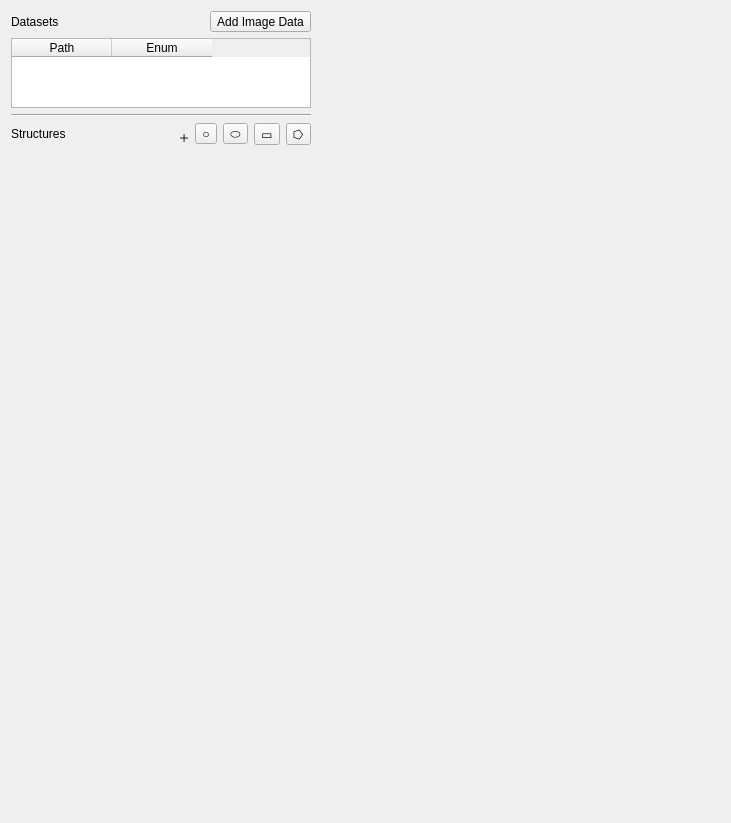
<?xml version="1.0" encoding="UTF-8"?>
<ui version="4.0">
 <class>Form</class>
 <widget class="QWidget" name="Form">
  <property name="geometry">
   <rect>
    <x>0</x>
    <y>0</y>
    <width>731</width>
    <height>823</height>
   </rect>
  </property>
  <property name="windowTitle">
   <string>Form</string>
  </property>
  <layout class="QHBoxLayout" name="horizontalLayout">
   <item>
    <widget class="QWidget" name="widget" native="true">
     <property name="sizePolicy">
      <sizepolicy hsizetype="Fixed" vsizetype="Preferred">
       <horstretch>0</horstretch>
       <verstretch>0</verstretch>
      </sizepolicy>
     </property>
     <property name="minimumSize">
      <size>
       <width>300</width>
       <height>0</height>
      </size>
     </property>
     <property name="maximumSize">
      <size>
       <width>300</width>
       <height>16777215</height>
      </size>
     </property>
     <layout class="QVBoxLayout" name="verticalLayout_4">
      <property name="leftMargin">
       <number>0</number>
      </property>
      <property name="topMargin">
       <number>0</number>
      </property>
      <property name="rightMargin">
       <number>0</number>
      </property>
      <property name="bottomMargin">
       <number>0</number>
      </property>
      <item>
       <layout class="QVBoxLayout" name="verticalLayout">
        <item>
         <layout class="QHBoxLayout" name="horizontalLayout_4">
          <item>
           <widget class="QLabel" name="label">
            <property name="text">
             <string>Datasets</string>
            </property>
           </widget>
          </item>
          <item>
           <spacer name="horizontalSpacer_2">
            <property name="orientation">
             <enum>Qt::Horizontal</enum>
            </property>
            <property name="sizeHint" stdset="0">
             <size>
              <width>0</width>
              <height>20</height>
             </size>
            </property>
           </spacer>
          </item>
          <item>
           <widget class="QToolButton" name="toolButton_add_data">
            <property name="text">
             <string>Add Image Data</string>
            </property>
           </widget>
          </item>
         </layout>
        </item>
        <item>
         <widget class="QTableWidget" name="tableWidget_paths">
          <property name="sizePolicy">
           <sizepolicy hsizetype="Preferred" vsizetype="Preferred">
            <horstretch>0</horstretch>
            <verstretch>0</verstretch>
           </sizepolicy>
          </property>
          <property name="minimumSize">
           <size>
            <width>0</width>
            <height>50</height>
           </size>
          </property>
          <property name="maximumSize">
           <size>
            <width>16777215</width>
            <height>250</height>
           </size>
          </property>
          <property name="horizontalScrollBarPolicy">
           <enum>Qt::ScrollBarAlwaysOff</enum>
          </property>
          <property name="sizeAdjustPolicy">
           <enum>QAbstractScrollArea::AdjustToContents</enum>
          </property>
          <property name="alternatingRowColors">
           <bool>true</bool>
          </property>
          <property name="selectionMode">
           <enum>QAbstractItemView::SingleSelection</enum>
          </property>
          <property name="selectionBehavior">
           <enum>QAbstractItemView::SelectRows</enum>
          </property>
          <column>
           <property name="text">
            <string>Path</string>
           </property>
          </column>
          <column>
           <property name="text">
            <string>Enum</string>
           </property>
          </column>
         </widget>
        </item>
        <item>
         <widget class="Line" name="line_2">
          <property name="orientation">
           <enum>Qt::Horizontal</enum>
          </property>
         </widget>
        </item>
        <item>
         <widget class="QWidget" name="widget_struct" native="true">
          <layout class="QVBoxLayout" name="verticalLayout_2">
           <property name="leftMargin">
            <number>0</number>
           </property>
           <property name="topMargin">
            <number>0</number>
           </property>
           <property name="rightMargin">
            <number>0</number>
           </property>
           <property name="bottomMargin">
            <number>0</number>
           </property>
           <item>
            <layout class="QHBoxLayout" name="horizontalLayout_2">
             <item>
              <widget class="QLabel" name="label_7">
               <property name="text">
                <string>Structures</string>
               </property>
              </widget>
             </item>
             <item>
              <spacer name="horizontalSpacer">
               <property name="orientation">
                <enum>Qt::Horizontal</enum>
               </property>
               <property name="sizeHint" stdset="0">
                <size>
                 <width>0</width>
                 <height>20</height>
                </size>
               </property>
              </spacer>
             </item>
             <item>
              <widget class="QLabel" name="label_2">
               <property name="text">
                <string>🞣</string>
               </property>
               <property name="alignment">
                <set>Qt::AlignBottom|Qt::AlignHCenter</set>
               </property>
              </widget>
             </item>
             <item>
              <widget class="QToolButton" name="toolButton_add_circle">
               <property name="toolTip">
                <string>add a circle</string>
               </property>
               <property name="text">
                <string>○</string>
               </property>
               <property name="toolButtonStyle">
                <enum>Qt::ToolButtonTextOnly</enum>
               </property>
              </widget>
             </item>
             <item>
              <widget class="QToolButton" name="toolButton_add_ellipse">
               <property name="toolTip">
                <string>add an ellipse</string>
               </property>
               <property name="text">
                <string>⬭</string>
               </property>
              </widget>
             </item>
             <item>
              <widget class="QToolButton" name="toolButton_add_rectangle">
               <property name="toolTip">
                <string>add a rectangle</string>
               </property>
               <property name="text">
                <string>▭</string>
               </property>
              </widget>
             </item>
             <item>
              <widget class="QToolButton" name="toolButton_add_polygon">
               <property name="toolTip">
                <string>add a polygon</string>
               </property>
               <property name="text">
                <string>⭔</string>
               </property>
              </widget>
             </item>
            </layout>
           </item>
           <item>
            <widget class="QWidget" name="widget_structures" native="true">
             <property name="sizePolicy">
              <sizepolicy hsizetype="Preferred" vsizetype="Expanding">
               <horstretch>0</horstretch>
               <verstretch>0</verstretch>
              </sizepolicy>
             </property>
             <layout class="QVBoxLayout" name="verticalLayout_structures">
              <property name="leftMargin">
               <number>0</number>
              </property>
              <property name="topMargin">
               <number>0</number>
              </property>
              <property name="rightMargin">
               <number>0</number>
              </property>
              <property name="bottomMargin">
               <number>0</number>
              </property>
             </layout>
            </widget>
           </item>
          </layout>
         </widget>
        </item>
       </layout>
      </item>
     </layout>
    </widget>
   </item>
   <item>
    <widget class="Visualize" name="vis" native="true"/>
   </item>
  </layout>
 </widget>
 <customwidgets>
  <customwidget>
   <class>Visualize</class>
   <extends>QWidget</extends>
   <header>impose.gui.visualize</header>
   <container>1</container>
  </customwidget>
 </customwidgets>
 <resources/>
 <connections/>
</ui>
